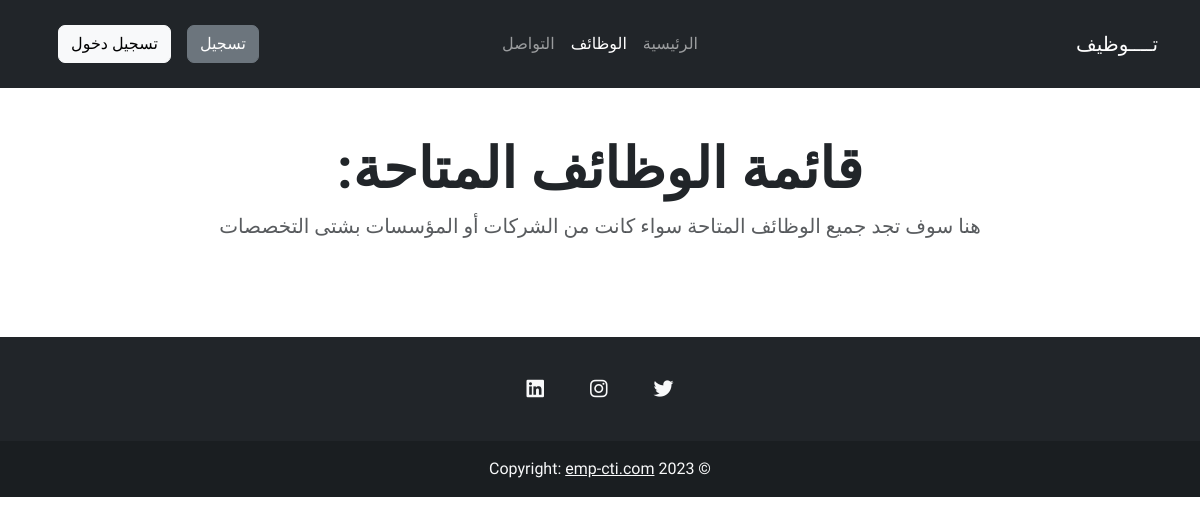
Before: /jobs.php with the older database file.
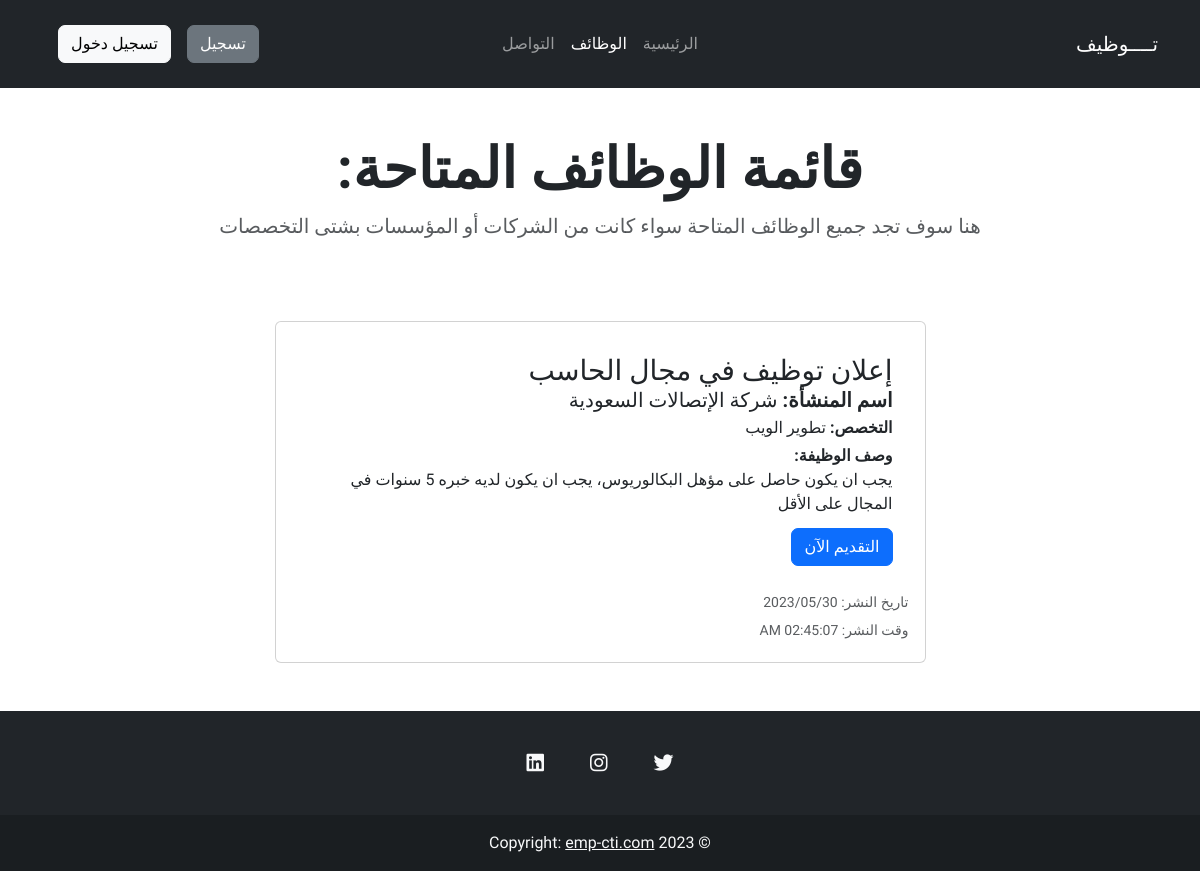
After: the same page with the newer database file.
### tables this page shows
CREATE TABLE `facilities_request` (
  `id_request` int(15) NOT NULL,
  `name` varchar(150) NOT NULL,
  `ads_title` varchar(100) NOT NULL,
  `ads_major` varchar(100) NOT NULL,
  `ads_description` varchar(500) NOT NULL,
  `ads_created_date` varchar(50) NOT NULL,
  `ads_created_time` varchar(50) NOT NULL,
  `id_fk` int(15) NOT NULL
);

### includes/sessions.php (called while the page is built, shortened)
<?php
$role = $_SESSION['role'];

### jobs.php (the view, shortened to what this page needs)
<?php
include 'includes/sessions.php'
?>
<?php
include 'includes/beginning.php';
include 'includes/nav.php';
?>
<div class="py-5 text-center">
  <h1 class="display-4 fw-bold">قائمة الوظائف المتاحة: </h1>
  <p class="text-muted lead" id="pra">هنا سوف تجد جميع الوظائف المتاحة سواء كانت من الشركات أو المؤسسات بشتى التخصصات</p>
</div>
<main class="container">
  <div class="row">
    <div class="col">
      <?php
      include 'database/conn.php';
      $sql = "SELECT id_request,name,ads_title,ads_major,ads_description,ads_created_date,ads_created_time FROM facilities_request";
      $query = mysqli_query($conn, $sql);
      ?>
      <?php
      while ($row = mysqli_fetch_row($query)) {
        echo '
                    <section class="card-animation py-3">
                    <div class="mx-auto card col-7 p-3 ">
                        <div class="card-body">
                            <div class="d-md-flex">
                                <div class="flex-grow-1">
                                    <a data-step="5" data-position="right" data-intro=" عند الدخول على صفحة البحث عن وظائف،تظهر قائمة الوظائف المتاحة،ويمكن للمستخدم البحث على مسمى الوظيفة">
                                        <h3 class="card-title d-inline-block secondary my-0 py-0">' . $row[2] . '</h3>
                                    </a>
                                    <h5 class="mb-1"><span><strong>اسم المنشأة: </strong>' . $row[1] . '</span></h5>
                                    <p class="mb-1 "><strong>التخصص: </strong>' . $row[3] . '</p>
                                    <p class="mb-1 "><strong>وصف الوظيفة:</strong> <br>' . $row[4] . '</p>
                                </div>
                                <img src="https://teleworks.sa/wp-content/themes/understrap-child/images/resort.svg" class="rounded-circle" alt="">
                            </div>
                                     <div class="py-2">
                                <a href="dashboard/user/apply_jobs"><button type="button" class="btn btn-primary sign-in">التقديم الآن</button></a>
                            </div>
                        </div>
                        <p class="text-muted mb-1"><small>تاريخ النشر: ' . $row[5] . ' </small></p>
                        <p class="text-muted mb-1"><small>وقت النشر: ' . $row[6] . '</small></p>
                    </div>
            </div>
        </div>
        </section>';
      }
      ?>
      <div class="p-3"></div>
</main>
<?php include 'includes/footer.php' ?>
<?php include 'includes/end.php' ?>

### includes/beginning.php (shortened to what this page needs)
<!DOCTYPE html>
<html lang="ar">
<head>
    <link rel="stylesheet" href="https://cdn.jsdelivr.net/npm/bootstrap@5.3.0-alpha3/dist/css/bootstrap.rtl.min.css">
    <link rel="stylesheet" href="assets/css/style.css">
</head>
<body>

### includes/nav.php (shortened to what this page needs)
<?php
$activePage = basename($_SERVER['PHP_SELF'], ".php");
                include 'includes/sessions.php';
?>
<nav class="navbar navbar-dark bg-dark navbar-expand-md py-4 justify-content-center">
    <div class="container">
        <a href="/" class="navbar-brand d-flex w-50 me-auto">تــــوظيف</a>
        <div class="navbar-collapse collapse w-100" id="collapsingNavbar3">
            <ul class="navbar-nav w-100 justify-content-center">
                <li class="nav-item active">
                    <a class="<?= ($activePage == 'home') ? 'nav-link active' : 'nav-link'; ?>" href="home.php">الرئيسية</a>
                </li>
                <li class="nav-item">
                    <a class="<?= ($activePage == 'jobs') ? 'nav-link active' : 'nav-link'; ?>" href="jobs.php">الوظائف</a>
                </li>
                <li class="nav-item">
                    <a class="<?= ($activePage == 'contact') ? 'nav-link active' : 'nav-link'; ?>" href="contact.php">التواصل</a>
                </li>
            </ul>
            <ul class="nav navbar-nav ms-auto w-100 justify-content-end">
                <?php
                if ($role !== 'facility' && $role !== 'user' && $role !=='admin' && $role !== 'moderator') {
                    echo '                <li class="nav-item">
                    <a href="signup/home.php"><button type="button" class="btn btn-secondary me-3 sign-in">تسجيل</button></a>
                </li>
                <li class="nav-item">
                    <a href="signin/home.php"><button type="button" class="btn btn-light sign-in me-3">تسجيل دخول</button></a>'
                ;
                }
                ?>
            </ul>
        </div>
    </div>
</nav>

### includes/footer.php
<footer class="text-center text-light bg-dark">
  <div class="container pt-4">
    <section class="mb-4">
      <a class="btn btn-link btn-floating btn-lg text-light m-1" href="#!" role="button" data-mdb-ripple-color="light"><i class="fab fa-twitter"></i></a>
      <a class="btn btn-link btn-floating btn-lg text-light m-1" href="#!" role="button" data-mdb-ripple-color="light"><i class="fab fa-instagram"></i></a>
      <a class="btn btn-link btn-floating btn-lg text-light m-1" href="#!" role="button" data-mdb-ripple-color="light"><i class="fab fa-linkedin"></i></a>
    </section>
  </div>
  <div class="text-center text-light p-3" style="background-color: rgba(0, 0, 0, 0.2);">
    © 2023 Copyright:
    <a class="text-light" href="https://emp-cti.com/">emp-cti.com</a>
  </div>
</footer>

### includes/end.php (shortened to what this page needs)
</body>
</html>

### assets/css/style.css (style rules this page uses)
html { direction: rtl; }
button.sign-in { border-radius: 7px; }
body { font-family: "Tajawal", sans-serif; }
#pra { font-weight: 500; color: rgb(68, 68, 68); }
.nav-item a.active { color: rgb(255, 255, 255) !important; }
* { scrollbar-width: thin; scrollbar-color: #6e757a #2f353a; }
section.card-animation .card { transition: transform 0.2s ease; }

Changed rows visible on the page:
added facilities_request: ads_title "إعلان توظيف في مجال الحاسب", name "شركة الإتصالات السعودية", ads_major "تطوير الويب", ads_description "يجب ان يكون حاصل على مؤهل البكالوريوس، يجب ان يكون لديه خبره 5 سنوات في المجال على الأقل", ads_created_date "2023/05/30", ads_created_time "02:45:07 AM"
